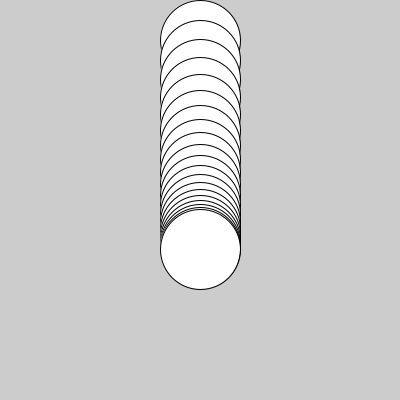
Frame 1 (no input)
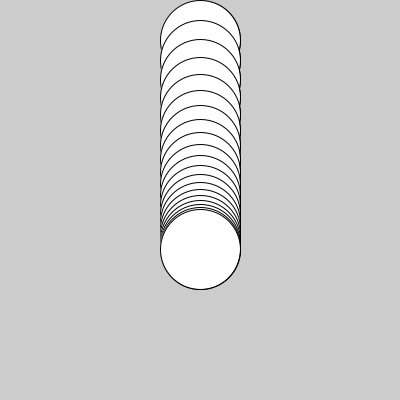
Frame 2 (the mouse pressed at the canvas centre, redrawn once)

The Processing sketch that drew these frames (run headless with seeded random() and noise(); the mouse was pressed at the canvas centre and the sketch redrawn once):

// Processing sketch: sk_recursive_circle_y
// ── sk_recursive_circle_y.pde
void setup()
{
  size( 400, 400 );
  noLoop();  // アニメーションしない
}

void draw()
{
  drawCircle( 40, 20 );  // 最初の再帰呼び出し
}

/**
  再帰関数：正円を再帰的に下に移動しながら描画する．
*/
void drawCircle( float fY, int iLevel )
{
  if( iLevel > 0 )  // 再帰の継続条件
  {
    // 正円描画
    circle( 200, fY, 80 );
    
    drawCircle( fY + iLevel, iLevel - 1 );  // 再帰呼び出し
  }
}
